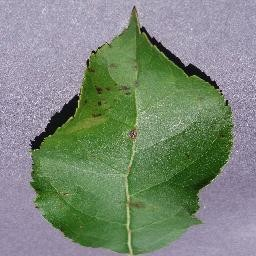
#> input picture ml/data/leaf_detection/raw/leaf/Apple___Apple_scab_b1efda88-84a3-4d96-b3bf-48d7e12155e9___FREC_Scab 3009.JPG, 256 x 256 px
$ python -i augmentation.py   (imports and definitions only)
#> lines starting #> are read from the running program, lines starting #| are printed output that depends on the picture
#> in load_and_augment_training_image, img is the input picture: PIL image 256x256 RGB; mean R, G, B 124.1, 136.9, 121.2
"""
Image Preprocessing & On-The-Fly Augmentation Pipeline
Project: AI-Based Intelligent Crop Disease Detection Framework for Agriculture

Provides deterministic image standardization (224x224 RGB) for inference,
validation, and test splits, and bounded on-the-fly augmentation for training data ONLY.
Zero augmented copies are saved to disk.
"""

import random
import numpy as np
from PIL import Image, ImageEnhance
from config import TARGET_IMAGE_SIZE, AUGMENTATION_CONFIG, RANDOM_SEED

def load_and_preprocess_image(image_path, target_size=TARGET_IMAGE_SIZE):
    """
    Deterministic image standardization pipeline.
    Used for Validation, Testing, and Live Inference.

    Steps:
    1. Open image from disk.
    2. Convert to 3-channel RGB (safely dropping alpha or expanding grayscale).
    3. Resize to 224x224 using Bilinear interpolation.
    4. Return normalized float32 array in [0.0, 1.0].

    Args:
        image_path (str or Path): Path to image file.
        target_size (tuple): (width, height), default (224, 224).

    Returns:
        np.ndarray: Standardized array with shape (224, 224, 3) and dtype float32.
    """
    with Image.open(image_path) as img:
        # Guarantee RGB 3-channel format
        rgb_img = img.convert("RGB")

        # High quality bilinear resampling
        resized_img = rgb_img.resize(target_size, resample=Image.Resampling.BILINEAR)

        # Convert to float32 array normalized to [0, 1]
        img_array = np.asarray(resized_img, dtype=np.float32) / 255.0

    return img_array

def apply_training_augmentation(pil_image, config=AUGMENTATION_CONFIG, seed=None):
    """
    Applies biologically sound, bounded random augmentations.
    STRICTLY FOR TRAINING DATA ONLY.

    Transformations:
    - Random rotation (-15 to +15 deg)
    - Random horizontal flip (50% probability)
    - Subtle zoom (+/- 10%)
    - Subtle brightness (+/- 10%)
    - Subtle contrast (+/- 10%)

    Args:
        pil_image (PIL.Image): Input RGB PIL Image.
        config (dict): Augmentation parameters.
        seed (int, optional): Random seed for reproducible verification.

    Returns:
        PIL.Image: Augmented RGB image.
    """
    rng = random.Random(seed) if seed is not None else random

    # 1. Random Rotation (-15 to +15 deg)
    rot_range = config.get("rotation_range_degrees", 15)
#> rot_range = 15
    angle = rng.uniform(-rot_range, rot_range)
#> angle = 10.33
    # Rotate with reflection/border fill to prevent black border artifacts
    augmented = pil_image.rotate(angle, resample=Image.Resampling.BILINEAR, expand=False)
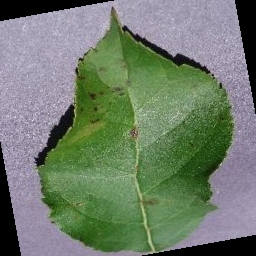
#> augmented: PIL image 256x256 RGB; mean R, G, B 111.6, 125.1, 107.6

    # 2. Random Horizontal Flip
    if config.get("horizontal_flip", True) and rng.random() > 0.5:
        augmented = augmented.transpose(Image.Transpose.FLIP_LEFT_RIGHT)
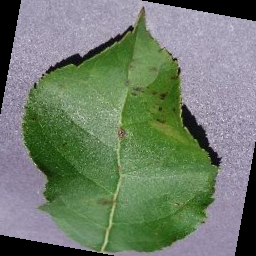
#> augmented: PIL image 256x256 RGB; mean R, G, B 111.6, 125.1, 107.6

    # 3. Random Zoom (Crop and resize)
    zoom_min, zoom_max = config.get("zoom_range", (0.9, 1.1))
#> zoom_min = 0.9; zoom_max = 1.1
    zoom_factor = rng.uniform(zoom_min, zoom_max)
#> zoom_factor = 0.984
    w, h = augmented.size
#> w = 256; h = 256
    new_w, new_h = int(w * zoom_factor), int(h * zoom_factor)
#> new_w = 251; new_h = 251
    if zoom_factor > 1.0:
        # Crop center
        left = (new_w - w) // 2
        top = (new_h - h) // 2
        zoomed = augmented.resize((new_w, new_h), resample=Image.Resampling.BILINEAR)
        augmented = zoomed.crop((left, top, left + w, top + h))
    elif zoom_factor < 1.0:
        # Pad center
        pad_img = Image.new("RGB", (w, h), (0, 0, 0))
#> pad_img: PIL image 256x256 RGB; every value is 0
        zoomed = augmented.resize((new_w, new_h), resample=Image.Resampling.BILINEAR)
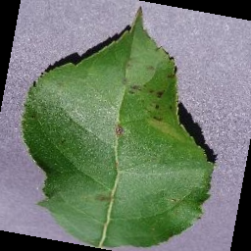
#> zoomed: PIL image 251x251 RGB; mean R, G, B 111.7, 125.1, 107.6
        left = (w - new_w) // 2
#> left = 2
        top = (h - new_h) // 2
#> top = 2
        pad_img.paste(zoomed, (left, top))
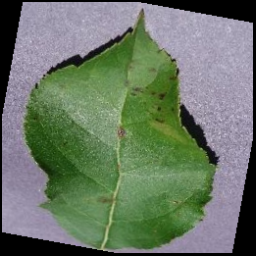
#> pad_img: PIL image 256x256 RGB; mean R, G, B 107.3, 120.3, 103.5
        augmented = pad_img

    # 4. Subtle Brightness Adjustment (+/- 10%)
    b_delta = config.get("brightness_delta", 0.10)
#> b_delta = 0.1
    b_factor = rng.uniform(1.0 - b_delta, 1.0 + b_delta)
#> b_factor = 0.952
    augmented = ImageEnhance.Brightness(augmented).enhance(b_factor)

    # 5. Subtle Contrast Adjustment (+/- 10%)
    c_min, c_max = config.get("contrast_delta", (0.9, 1.1))
#> c_min = 0.9; c_max = 1.1
    c_factor = rng.uniform(c_min, c_max)
#> c_factor = 1
    augmented = ImageEnhance.Contrast(augmented).enhance(c_factor)

    return augmented

def load_and_augment_training_image(image_path, target_size=TARGET_IMAGE_SIZE):
    """
    Loads, augments on-the-fly, and standardizes a single training image.
    STRICTLY FOR TRAINING DATA ONLY.
    """
    with Image.open(image_path) as img:
        rgb_img = img.convert("RGB")
        augmented_img = apply_training_augmentation(rgb_img)
        resized_img = augmented_img.resize(target_size, resample=Image.Resampling.BILINEAR)
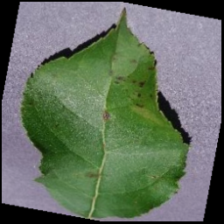
#> resized_img: PIL image 224x224 RGB; mean R, G, B 101.4, 113.9, 97.7
        img_array = np.asarray(resized_img, dtype=np.float32) / 255.0
    return img_array

>>> result = load_and_augment_training_image('../data/leaf_detection/raw/leaf/Apple___Apple_scab_b1efda88-84a3-4d96-b3bf-48d7e12155e9___FREC_Scab 3009.JPG')

$ run again, on ml/data/leaf_detection/raw/leaf/Apple___Apple_scab_ef359032-085f-44ba-a63d-493a1724eca4___FREC_Scab 3202.JPG
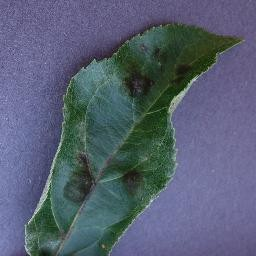
#> input picture ml/data/leaf_detection/raw/leaf/Apple___Apple_scab_ef359032-085f-44ba-a63d-493a1724eca4___FREC_Scab 3202.JPG, 256 x 256 px
#> in load_and_augment_training_image, img is the input picture: PIL image 256x256 RGB; mean R, G, B 86.6, 95.8, 114.8
#> rot_range = 15
#> angle = 10.33
#> in apply_training_augmentation, `augmented = augmented.transpose(Image.Transpose.FLIP_LEFT_RIGHT)`:
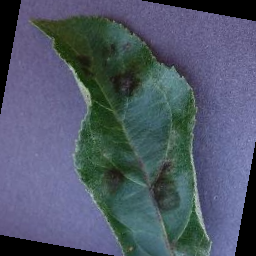
#> augmented: PIL image 256x256 RGB; mean R, G, B 78.7, 87.9, 104.4
#> zoom_min = 0.9; zoom_max = 1.1
#> zoom_factor = 0.984
#> new_w = 251
#> left = 2
#> in apply_training_augmentation, `pad_img.paste(zoomed, (left, top))`:
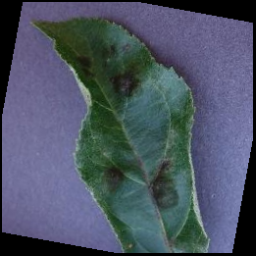
#> pad_img: PIL image 256x256 RGB; mean R, G, B 75.7, 84.5, 100.3
#> b_delta = 0.1
#> b_factor = 0.952
#> c_min = 0.9; c_max = 1.1
#> c_factor = 1

$ run again, on ml/data/leaf_detection/raw/leaf/Apple___Apple_scab_f105cc0d-1cc5-4726-b46d-f5bd9c9aacc1___FREC_Scab 3321.JPG
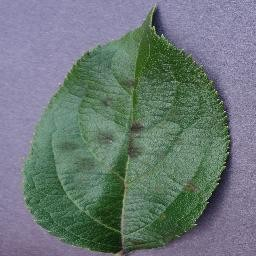
#> input picture ml/data/leaf_detection/raw/leaf/Apple___Apple_scab_f105cc0d-1cc5-4726-b46d-f5bd9c9aacc1___FREC_Scab 3321.JPG, 256 x 256 px
#> in load_and_augment_training_image, img is the input picture: PIL image 256x256 RGB; mean R, G, B 107.2, 120.9, 119.2
#> rot_range = 15
#> angle = 10.33
#> in apply_training_augmentation, `augmented = augmented.transpose(Image.Transpose.FLIP_LEFT_RIGHT)`:
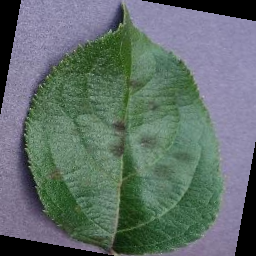
#> augmented: PIL image 256x256 RGB; mean R, G, B 96.6, 110.8, 106.9
#> zoom_min = 0.9; zoom_max = 1.1
#> zoom_factor = 0.984
#> new_w = 251
#> left = 2
#> in apply_training_augmentation, `pad_img.paste(zoomed, (left, top))`:
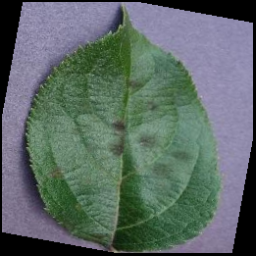
#> pad_img: PIL image 256x256 RGB; mean R, G, B 92.8, 106.5, 102.8
#> b_delta = 0.1
#> b_factor = 0.952
#> c_min = 0.9; c_max = 1.1
#> c_factor = 1

$ run again, on ml/data/leaf_detection/raw/leaf/Apple___Black_rot_0139bc6d-391c-4fd1-bcae-cc74dabfddd7___JR_FrgE.S 2734.JPG
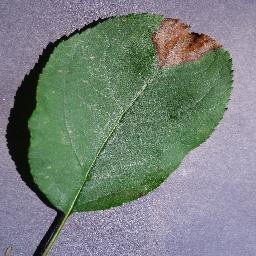
#> input picture ml/data/leaf_detection/raw/leaf/Apple___Black_rot_0139bc6d-391c-4fd1-bcae-cc74dabfddd7___JR_FrgE.S 2734.JPG, 256 x 256 px
#> in load_and_augment_training_image, img is the input picture: PIL image 256x256 RGB; mean R, G, B 119.4, 129.4, 124.2
#> rot_range = 15
#> angle = 10.33
#> zoom_min = 0.9; zoom_max = 1.1
#> zoom_factor = 0.984
#> new_w = 251
#> in apply_training_augmentation, `zoomed = augmented.resize((new_w, new_h), resample=Image.Resampling.BI..`:
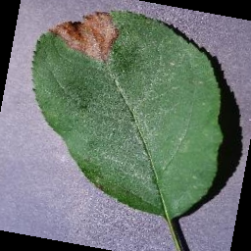
#> zoomed: PIL image 251x251 RGB; mean R, G, B 108.6, 119.1, 112.1
#> left = 2
#> b_delta = 0.1
#> b_factor = 0.952
#> c_min = 0.9; c_max = 1.1
#> c_factor = 1
#> in load_and_augment_training_image, `resized_img = augmented_img.resize(target_size, resample=Image.Resampl..`:
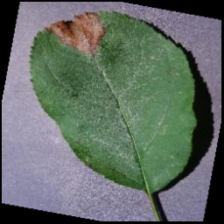
#> resized_img: PIL image 224x224 RGB; mean R, G, B 98.6, 108.5, 101.8
